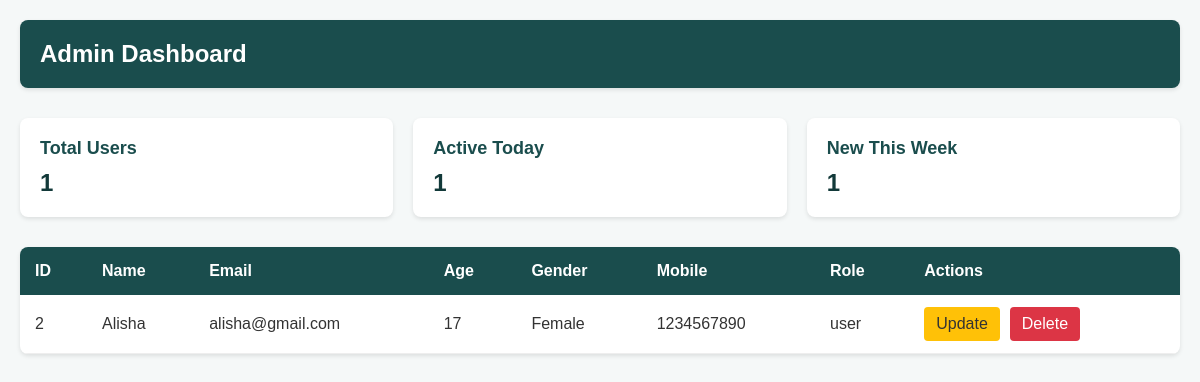
Page /admin (signed in) on the earlier database version.
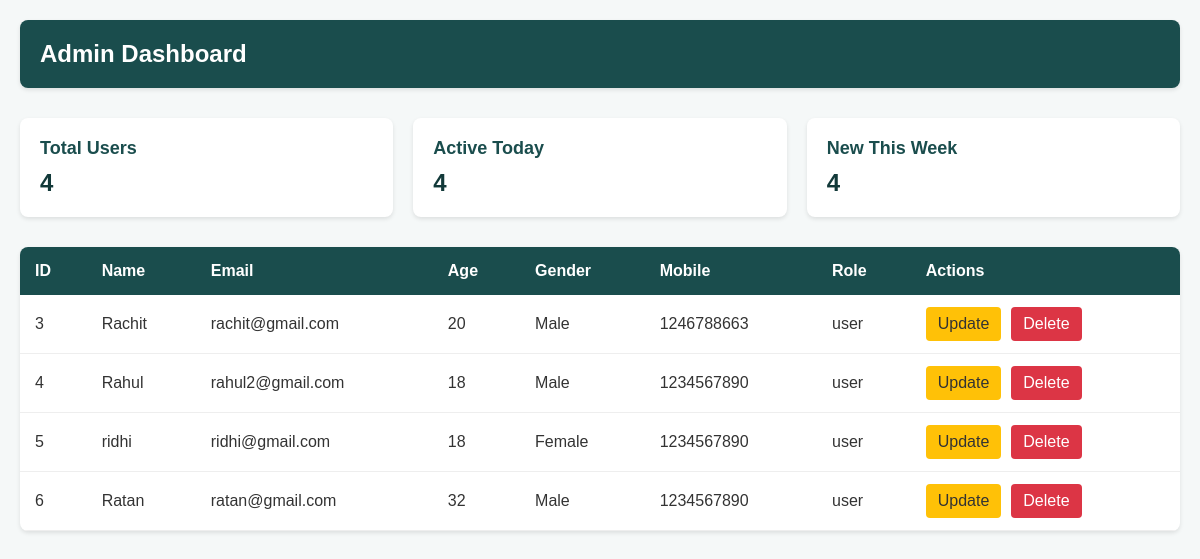
Same page on the later database version.
### app.py (models this page shows, shortened)
class User(db.Model, UserMixin):
    _tablename_ = "user"
    id = db.Column(db.Integer, primary_key=True)
    name = db.Column(db.String(150), nullable=False)
    email = db.Column(db.String(150), unique=True, nullable=False)
    age = db.Column(db.Integer, nullable=True)
    gender = db.Column(db.String(150), nullable=True)
    password_hash = db.Column(db.String(256), nullable=False)
    mobile = db.Column(db.String(15), nullable=False)
    role = db.Column(db.String(50), nullable=False, default='user')

### app.py (the view)
@app.route('/admin')
@login_required
@admin_required
def admin():
    users = User.query.filter(User.role != 'admin').all()
    return render_template("data.html", users=users)

### app.py (called while the page is built)
def admin_required(func):
    @wraps(func)
    def wrapper(*args, **kwargs):
        if not current_user.is_authenticated or current_user.role != 'admin':
            flash("Access denied! Admin privileges required.", "danger")
            return redirect(url_for('home'))  # This is currently redirecting to 'home'
        return func(*args, **kwargs)
    return wrapper

@login_manager.user_loader
def load_user(user_id):
    return User.query.get(int(user_id))

### templates/data.html (shortened to what this page needs)
<!DOCTYPE html>
<html lang="en">
<head>
</head>
<body>
    <div class="admin-container">
        <div class="admin-header">
            <h2>Admin Dashboard</h2>
        </div>
        <div class="admin-stats">
            <div class="stat-card">
                <h3>Total Users</h3>
                <p>{{ users|length }}</p>
            </div>
            <div class="stat-card">
                <h3>Active Today</h3>
                <p>{{ users|length }}</p>
            </div>
            <div class="stat-card">
                <h3>New This Week</h3>
                <p>{{ users|length }}</p>
            </div>
        </div>
        {% if users %}
        <div class="data-table">
            <table>
                <thead>
                    <tr>
                        <th>ID</th>
                        <th>Name</th>
                        <th>Email</th>
                        <th>Age</th>
                        <th>Gender</th>
                        <th>Mobile</th>
                        <th>Role</th>
                        <th>Actions</th>
                    </tr>
                </thead>
                <tbody>
                    {% for user in users %}
                    <tr>
                        <td>{{ user.id }}</td>
                        <td>{{ user.name }}</td>
                        <td>{{ user.email }}</td>
                        <td>{{ user.age }}</td>
                        <td>{{ user.gender }}</td>
                        <td>{{ user.mobile }}</td>
                        <td>{{ user.role }}</td>
                        <td>
                            <div class="action-buttons">
                                <a href="{{ url_for('update', id=user.id) }}" class="btn btn-warning">Update</a>
                                <a href="{{ url_for('delete', id=user.id) }}" class="btn btn-danger"
                                    onclick="return confirm('Are you sure you want to delete this user?')">Delete</a>
                            </div>
                        </td>
                    </tr>
                    {% endfor %}
                </tbody>
            </table>
        </div>
        {% else %}
        <div class="empty-state">
            <p>No registered users found.</p>
        </div>
        {% endif %}
    </div>
</body>
</html>

### templates/data.html (style rules this page uses)
:root { --primary-color: #1a4d4d; --primary-light: #2a6363; --primary-dark: #123939; --accent-color: #e6f2f2; --text-light: #ffffff; --text-dark: #333333; --danger-color: #dc3545; --warning-color: #ffc107; }
body { margin: 0; padding: 0; font-family: 'Arial', sans-serif; background-color: #f5f8f8; color: var(--text-dark); }
.admin-container { max-width: 1200px; margin: 0 auto; padding: 20px; }
.admin-header { background-color: var(--primary-color); color: var(--text-light); padding: 20px; border-radius: 8px; margin-bottom: 30px; box-shadow: 0 2px 4px rgba(0, 0, 0, 0.1); }
.admin-header h2 { margin: 0; font-size: 24px; }
.admin-stats { display: grid; grid-template-columns: repeat(auto-fit, minmax(250px, 1fr)); gap: 20px; margin-bottom: 30px; }
.stat-card { background-color: var(--text-light); padding: 20px; border-radius: 8px; box-shadow: 0 2px 4px rgba(0, 0, 0, 0.1); transition: transform 0.2s; }
.stat-card h3 { color: var(--primary-color); margin: 0 0 10px 0; font-size: 18px; }
.stat-card p { font-size: 24px; font-weight: bold; margin: 0; color: var(--primary-dark); }
.data-table { background-color: var(--text-light); border-radius: 8px; box-shadow: 0 2px 4px rgba(0, 0, 0, 0.1); overflow: hidden; }
table { width: 100%; border-collapse: collapse; }
th { background-color: var(--primary-color); color: var(--text-light); padding: 15px; text-align: left; font-weight: 600; }
td { padding: 12px 15px; border-bottom: 1px solid #eee; }
.action-buttons { display: flex; gap: 10px; }
.btn { padding: 8px 12px; border-radius: 4px; text-decoration: none; font-weight: 500; transition: opacity 0.2s; }
.btn-warning { background-color: var(--warning-color); color: var(--text-dark); }
.btn-danger { background-color: var(--danger-color); color: var(--text-light); }

Differences in the rows shown:
removed User: id "2", name "Alisha", email "alisha@gmail.com", age "17", gender "Female", mobile "1234567890", role "user"
added User: id "3", name "Rachit", email "rachit@gmail.com", age "20", gender "Male", mobile "1246788663", role "user"
added User: id "4", name "Rahul", email "rahul2@gmail.com", age "18", gender "Male", mobile "1234567890", role "user"
added User: id "5", name "ridhi", email "ridhi@gmail.com", age "18", gender "Female", mobile "1234567890", role "user"
added User: id "6", name "Ratan", email "ratan@gmail.com", age "32", gender "Male", mobile "1234567890", role "user"
Other differences:
{{ users|length }}: "1" → "4"
